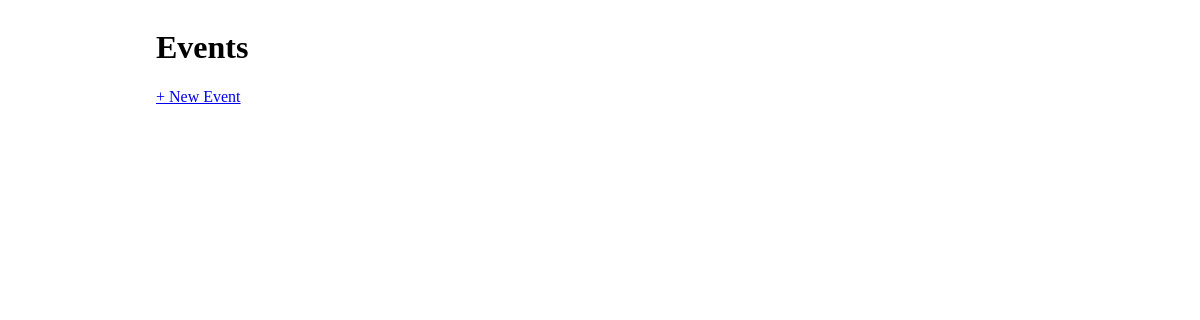
The app's page /, older data.
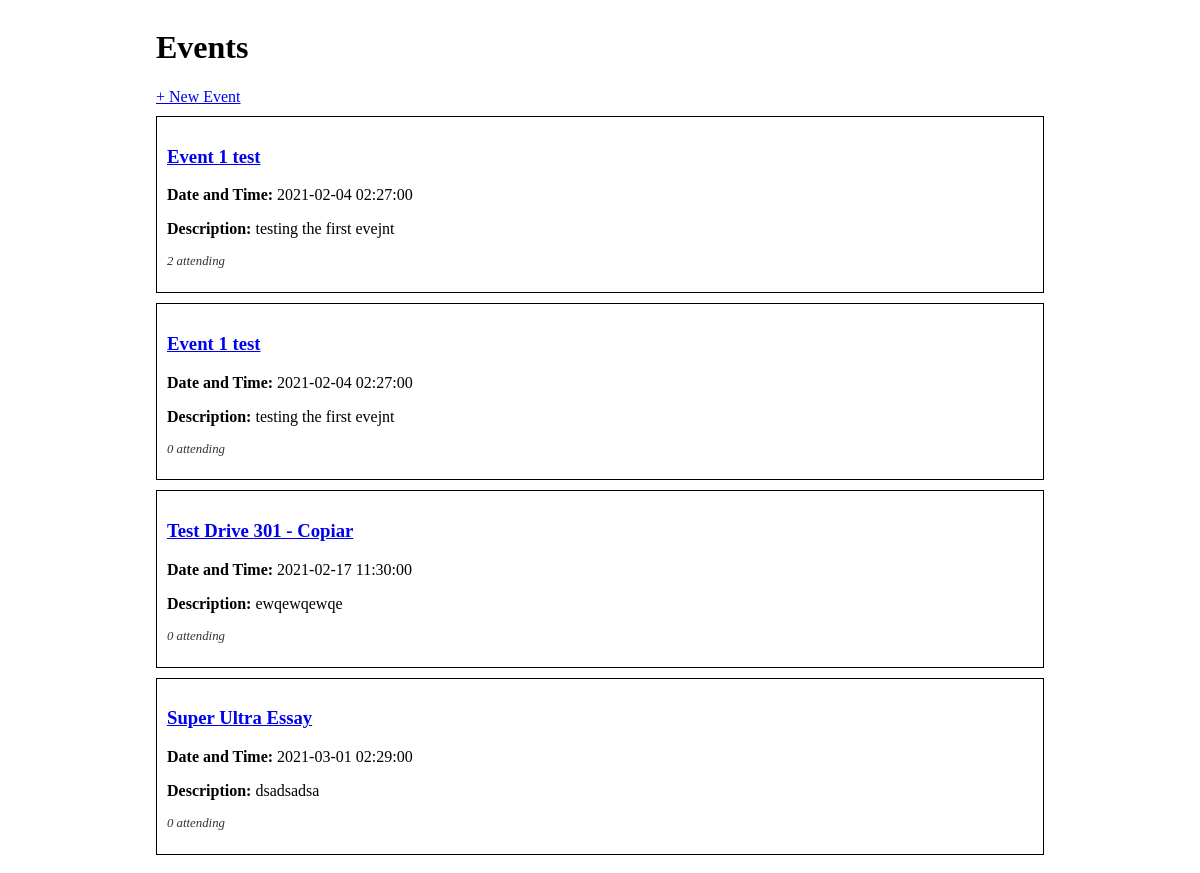
The same page, newer data.
### events_app/models.py (models this page shows)
class Event(db.Model):
    id = db.Column(db.Integer, primary_key=True)
    title = db.Column(db.String(80), nullable=False)
    description = db.Column(db.String(80), nullable=False)
    date_and_time = db.Column(db.DateTime, default=datetime.datetime.utcnow)
    guests = db.relationship('Guest', secondary="guest_event")

### events_app/routes.py (the view)
@main.route('/')
def index():
    context = {
        'events' : Event.query.all()
        }
    return render_template('index.html', **context)

### events_app/templates/index.html
{% extends 'base.html' %}
{% block content %}
<h1>Events</h1>
<a href="/create">+ New Event</a>
{%for event in events%}
    <div class="event-container">
    <h3><a href="/event/{{event.id}}">{{event.title}}</a></h3>
        <p><strong>Date and Time:</strong> {{event.date_and_time}}</p>
        <p><strong>Description:</strong> {{event.description}}</p>
        <p class="small-text">
            {{event.guests | length}} attending
        </p>
    </div>
{% endfor %}
{% endblock %}

### events_app/templates/base.html (shortened to what this page needs)
<!DOCTYPE html>
<html>
    <head>
        <link rel="stylesheet" href="/static/style.css">
    </head>
    <body>
        <div id="content">
            {% block content %}{% endblock %}
        </div>
    </body>
</html>

### events_app/static/style.css (style rules this page uses)
body { display: flex; justify-content: center; }
#content { width: 75%; }
.event-container { border: 1px solid #000; margin: 10px 0; padding: 10px; }
.small-text { font-size: 0.8em; color: #333; font-style: italic; }

Row changes from the older to the newer data that the page shows:
added Event: title "Event 1 test", date_and_time "2021-02-04 02:27:00", description "testing the first evejnt", guests|length "2"
added Event: title "Event 1 test", date_and_time "2021-02-04 02:27:00", description "testing the first evejnt", guests|length "0"
added Event: title "Test Drive 301 - Copiar", date_and_time "2021-02-17 11:30:00", description "ewqewqewqe", guests|length "0"
added Event: title "Super Ultra Essay", date_and_time "2021-03-01 02:29:00", description "dsadsadsa", guests|length "0"
